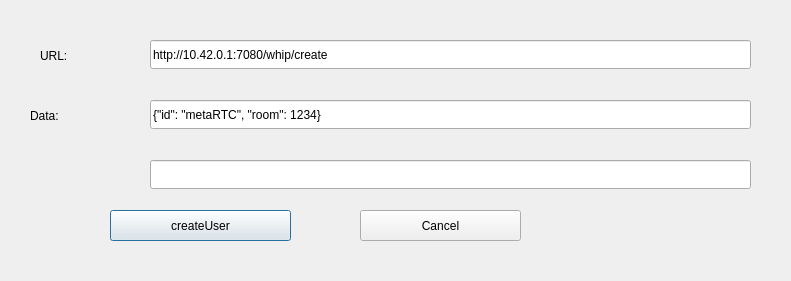
<?xml version="1.0" encoding="UTF-8"?>
<ui version="4.0">
 <class>YangJanus</class>
 <widget class="QDialog" name="YangJanus">
  <property name="geometry">
   <rect>
    <x>0</x>
    <y>0</y>
    <width>791</width>
    <height>281</height>
   </rect>
  </property>
  <property name="windowTitle">
   <string>Dialog</string>
  </property>
  <widget class="QPushButton" name="m_b_rec">
   <property name="geometry">
    <rect>
     <x>110</x>
     <y>210</y>
     <width>181</width>
     <height>31</height>
    </rect>
   </property>
   <property name="text">
    <string>createUser</string>
   </property>
  </widget>
  <widget class="QLabel" name="m_l_url">
   <property name="geometry">
    <rect>
     <x>40</x>
     <y>40</y>
     <width>80</width>
     <height>31</height>
    </rect>
   </property>
   <property name="text">
    <string>URL:</string>
   </property>
  </widget>
  <widget class="QLineEdit" name="m_url">
   <property name="geometry">
    <rect>
     <x>150</x>
     <y>40</y>
     <width>601</width>
     <height>29</height>
    </rect>
   </property>
   <property name="text">
    <string>http://10.42.0.1:7080/whip/create</string>
   </property>
  </widget>
  <widget class="QLabel" name="m_l_url_2">
   <property name="geometry">
    <rect>
     <x>30</x>
     <y>100</y>
     <width>80</width>
     <height>31</height>
    </rect>
   </property>
   <property name="text">
    <string>Data:</string>
   </property>
  </widget>
  <widget class="QLineEdit" name="m_data">
   <property name="geometry">
    <rect>
     <x>150</x>
     <y>100</y>
     <width>601</width>
     <height>29</height>
    </rect>
   </property>
   <property name="text">
    <string>{&quot;id&quot;: &quot;metaRTC&quot;, &quot;room&quot;: 1234}</string>
   </property>
  </widget>
  <widget class="QPushButton" name="m_b_rec_2">
   <property name="geometry">
    <rect>
     <x>360</x>
     <y>210</y>
     <width>161</width>
     <height>31</height>
    </rect>
   </property>
   <property name="text">
    <string>Cancel</string>
   </property>
  </widget>
  <widget class="QLineEdit" name="m_retInfo">
   <property name="geometry">
    <rect>
     <x>150</x>
     <y>160</y>
     <width>601</width>
     <height>29</height>
    </rect>
   </property>
  </widget>
 </widget>
 <resources/>
 <connections/>
</ui>
